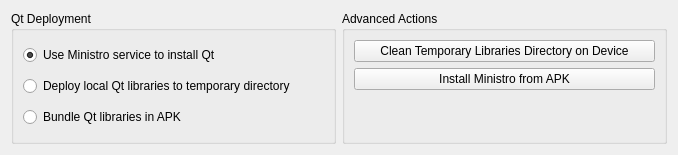
<?xml version="1.0" encoding="UTF-8"?>
<ui version="4.0">
 <class>AndroidDeployStepWidget</class>
 <widget class="QWidget" name="AndroidDeployStepWidget">
  <property name="geometry">
   <rect>
    <x>0</x>
    <y>0</y>
    <width>678</width>
    <height>155</height>
   </rect>
  </property>
  <property name="sizePolicy">
   <sizepolicy hsizetype="Preferred" vsizetype="Minimum">
    <horstretch>0</horstretch>
    <verstretch>0</verstretch>
   </sizepolicy>
  </property>
  <property name="windowTitle">
   <string>Form</string>
  </property>
  <layout class="QHBoxLayout" name="horizontalLayout">
   <item>
    <widget class="QGroupBox" name="groupBox">
     <property name="title">
      <string>Qt Deployment</string>
     </property>
     <layout class="QVBoxLayout" name="verticalLayout">
      <item>
       <widget class="QRadioButton" name="ministroOption">
        <property name="toolTip">
         <string>Use the external Ministro application to download and maintain Qt libraries.</string>
        </property>
        <property name="text">
         <string>Use Ministro service to install Qt</string>
        </property>
        <property name="checked">
         <bool>true</bool>
        </property>
       </widget>
      </item>
      <item>
       <widget class="QRadioButton" name="temporaryQtOption">
        <property name="toolTip">
         <string>Push local Qt libraries to device. You must have Qt libraries compiled for that platform.
The APK will not be usable on any other device.</string>
        </property>
        <property name="text">
         <string>Deploy local Qt libraries to temporary directory</string>
        </property>
       </widget>
      </item>
      <item>
       <widget class="QRadioButton" name="bundleQtOption">
        <property name="toolTip">
         <string>Creates a standalone APK.</string>
        </property>
        <property name="text">
         <string>Bundle Qt libraries in APK</string>
        </property>
       </widget>
      </item>
     </layout>
    </widget>
   </item>
   <item>
    <widget class="QGroupBox" name="groupBox_2">
     <property name="title">
      <string>Advanced Actions</string>
     </property>
     <layout class="QGridLayout" name="gridLayout">
      <item row="0" column="0">
       <widget class="QPushButton" name="cleanLibsPushButton">
        <property name="text">
         <string>Clean Temporary Libraries Directory on Device</string>
        </property>
       </widget>
      </item>
      <item row="1" column="0">
       <widget class="QPushButton" name="chooseButton">
        <property name="text">
         <string>Install Ministro from APK</string>
        </property>
       </widget>
      </item>
      <item row="2" column="0">
       <spacer name="verticalSpacer">
        <property name="orientation">
         <enum>Qt::Vertical</enum>
        </property>
        <property name="sizeHint" stdset="0">
         <size>
          <width>20</width>
          <height>40</height>
         </size>
        </property>
       </spacer>
      </item>
     </layout>
    </widget>
   </item>
  </layout>
 </widget>
 <resources/>
 <connections/>
</ui>
